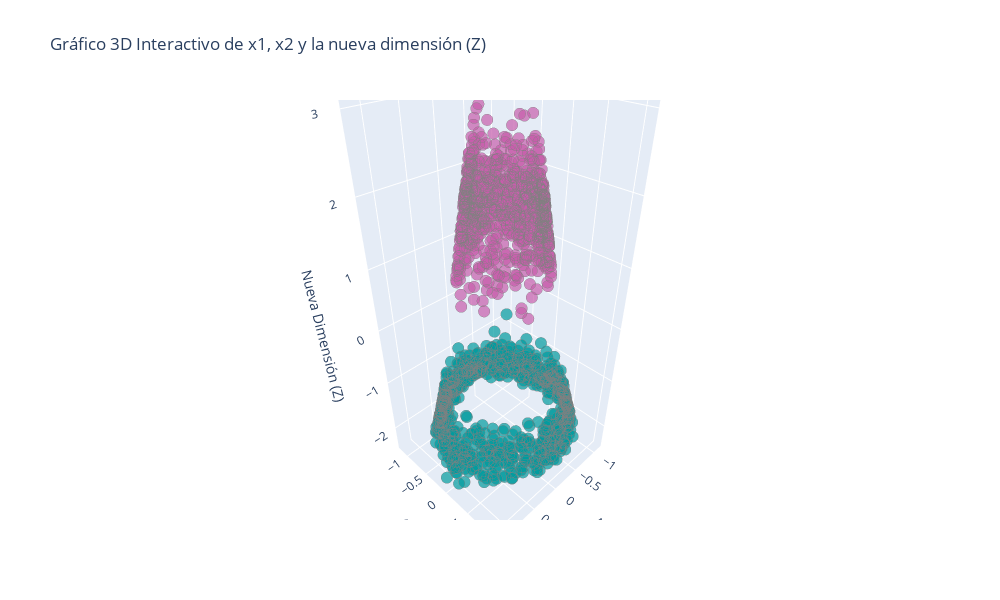

The code cell stored with this chart in its notebook:
### Code cell
# Crear un gráfico 3D interactivo con Plotly
fig = go.Figure(data=[go.Scatter3d(
    x=X[:, 0],  # Coordenadas x (x1)
    y=X[:, 1],  # Coordenadas y (x2)
    z=Z,        # Nueva dimensión Z
    mode='markers',
    marker=dict(
        size=4,           # Tamaño de los puntos
        color=y,          # Color basado en la clase
        colorscale='tropic',  # Cambiar la escala de colores
        opacity=0.7,
        line=dict(width=1, color='gray')  # Borde de los puntos
    )
)])

# Actualizar el diseño del gráfico para hacerlo más ancho
fig.update_layout(
    title='Gráfico 3D Interactivo de x1, x2 y la nueva dimensión (Z)',
    scene=dict(
        xaxis_title='x1',
        yaxis_title='x2',
        zaxis_title='Nueva Dimensión (Z)'
    ),
    width=1000,  # Ajustar el ancho del gráfico
    height=600   # Ajustar la altura del gráfico
)

# Mostrar el gráfico
fig.show()

### Figure 1 — Plotly figure (JSON) as saved in the notebook; plotly's stock layout.template omitted (floating-point values rounded to 4 significant figures; data arrays with more than 128 entries replaced by an {"elided": "..."} marker saying what was removed)
{"data": [{"marker": {"color": {"elided": "1500 int values"}, "colorscale": [[0, "rgb(0, 155, 158)"], [0.1667, "rgb(66, 183, 185)"], [0.3333, "rgb(167, 211, 212)"], [0.5, "rgb(241, 241, 241)"], [0.6667, "rgb(228, 193, 217)"], [0.8333, "rgb(214, 145, 193)"], [1, "rgb(199, 93, 171)"]], "line": {"color": "gray", "width": 1}, "opacity": 0.7, "size": 4}, "mode": "markers", "type": "scatter3d", "x": {"elided": "1500 float values"}, "y": {"elided": "1500 float values"}, "z": {"elided": "1500 float values"}}], "layout": {"height": 600, "scene": {"xaxis": {"title": {"text": "x1"}}, "yaxis": {"title": {"text": "x2"}}, "zaxis": {"title": {"text": "Nueva Dimensión (Z)"}}}, "title": {"text": "Gráfico 3D Interactivo de x1, x2 y la nueva dimensión (Z)"}, "width": 1000}}
